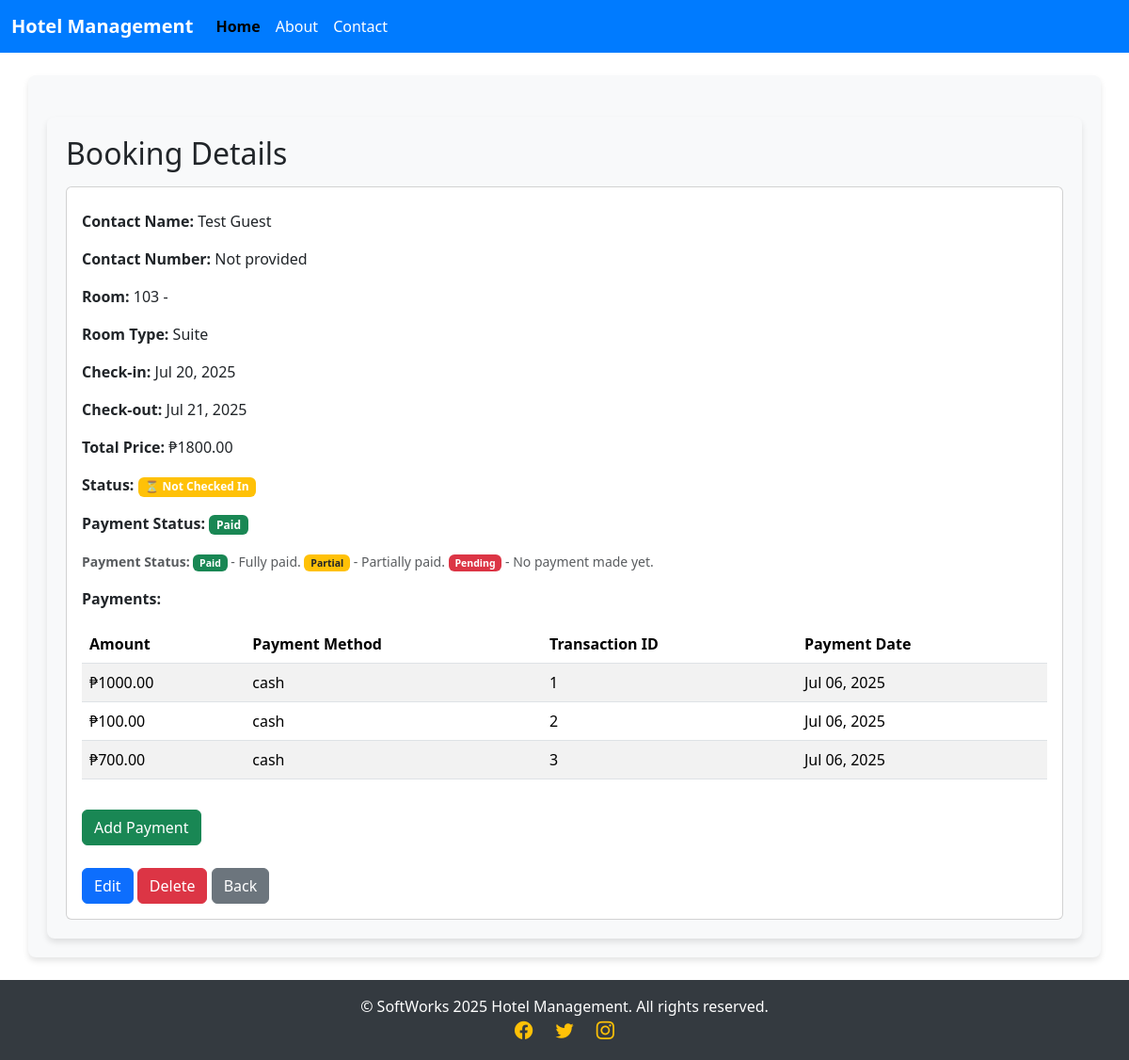
Screenshot of /bookings/18/ (signed in) with the database file from the repository.
### hotel/models.py (models this page shows, shortened)
class Booking(models.Model):
    PAYMENT_STATUSES = [
        ('pending', 'Pending'),
        ('paid', 'Paid'),
        ('failed', 'Failed'),
        ('refunded', 'Refunded'),
    ]
    guest = models.ForeignKey(Guest, on_delete=models.CASCADE, related_name='bookings')
    room = models.ForeignKey(Room, on_delete=models.CASCADE, related_name='bookings')
    check_in = models.DateField()
    check_out = models.DateField()
    total_price = models.DecimalField(max_digits=10, decimal_places=2, blank=True, null=True)  # Allow blank for auto-computation
    payment_status = models.CharField(
        max_length=10,
        choices=PAYMENT_STATUSES,
        default='pending'
    )
    created_at = models.DateTimeField(auto_now_add=True)
    is_checked_in = models.BooleanField(default=False)  # Added field for check-in status

class Guest(models.Model):
    name = models.CharField(max_length=100)
    email = models.EmailField()
    phone = models.CharField(max_length=20, blank=True, null=True)  # Allow blank for optional phone
    address = models.TextField(blank=True, null=True)  # Allow blank for optional address

class Room(models.Model):
    ROOM_TYPES = (
        ('single', 'Single'),
        ('double', 'Double'),
        ('suite', 'Suite'),
    )
    number = models.CharField(max_length=10)
    room_type = models.CharField(max_length=10, choices=ROOM_TYPES)
    capacity = models.IntegerField()
    price = models.DecimalField(max_digits=10, decimal_places=2)
    is_available = models.BooleanField(default=True)

class Payment(models.Model):
    booking = models.ForeignKey(Booking, on_delete=models.CASCADE, related_name='payments')
    amount = models.DecimalField(max_digits=10, decimal_places=2)
    payment_date = models.DateTimeField(default=timezone.now)
    payment_method = models.CharField(max_length=50)
    transaction_id = models.CharField(max_length=100, unique=True)

### hotel/views.py (the view)
# urls.py: path('bookings/<int:pk>/', views.booking_detail, name='booking_detail'),
@login_required
def booking_detail(request, pk):
    booking = get_object_or_404(Booking, pk=pk)
    return render(request, 'hotel/booking_detail.html', {'booking': booking})

### hotel/templates/hotel/booking_detail.html (shortened to what this page needs)
{% extends "hotel/base.html" %}
{% load peso_filters %}
{% block content %}
<div class="container mt-4">
    <h2>Booking Details</h2>
    <div class="card mt-3">
        <div class="card-body">
            <p class="card-text"><strong>Contact Name:</strong> {{ booking.guest.name }}</p>
            <p class="card-text"><strong>Contact Number:</strong> {{ booking.guest.phone|default:"Not provided" }}</p>
            <p class="card-text"><strong>Room:</strong> {{ booking.room.number }} - {{ booking.room.get_type_display }}</p>
            <p class="card-text"><strong>Room Type:</strong> {{ booking.room.get_room_type_display }}</p>
            <p class="card-text"><strong>Check-in:</strong> {{ booking.check_in|date:"M d, Y" }}</p>
            <p class="card-text"><strong>Check-out:</strong> {{ booking.check_out|date:"M d, Y" }}</p>
            <p class="card-text"><strong>Total Price:</strong> ₱{{ booking.total_price|floatformat:2 }}</p>
            <p class="card-text">
                <strong>Status:</strong>
                {% if booking.is_checked_in %}
                    <span class="badge bg-success">✅ Checked In</span>
                {% else %}
                    <span class="badge bg-warning">⏳ Not Checked In</span>
                {% endif %}
            </p>
            <p class="card-text">
                <strong>Payment Status:</strong>
                {% if booking.payment_status == 'paid' %}
                    <span class="badge bg-success">Paid</span>
                {% elif booking.payment_status == 'partial' %}
                    <span class="badge bg-warning text-dark">Partial</span>
                {% else %}
                    <span class="badge bg-danger">Pending</span>
                {% endif %}
            </p>
            <p class="card-text text-muted">
                <small>
                    <strong>Payment Status:</strong>
                    <span class="badge bg-success">Paid</span> - Fully paid.
                    <span class="badge bg-warning text-dark">Partial</span> - Partially paid.
                    <span class="badge bg-danger">Pending</span> - No payment made yet.
                </small>
            </p>
            <p class="card-text">
                <strong>Payments:</strong>
            </p>
            <table class="table table-striped">
                <thead>
                    <tr>
                        <th>Amount</th>
                        <th>Payment Method</th>
                        <th>Transaction ID</th>
                        <th>Payment Date</th>
                    </tr>
                </thead>
                <tbody>
                    {% for payment in booking.payments.all %}
                    <tr>
                        <td>₱{{ payment.amount|floatformat:2 }}</td>
                        <td>{{ payment.payment_method }}</td>
                        <td>{{ payment.transaction_id }}</td>
                        <td>{{ payment.payment_date|date:"M d, Y" }}</td>
                    </tr>
                    {% empty %}
                    <tr>
                        <td colspan="4" class="text-center text-muted">No payments have been made for this booking.</td>
                    </tr>
                    {% endfor %}
                </tbody>
            </table>
            <a href="{% url 'create_payment' booking.id %}" class="btn btn-success mt-3">Add Payment</a>
            <div class="mt-4">
                <a href="{% url 'booking_edit' booking.pk %}" class="btn btn-primary">Edit</a>
                <a href="{% url 'booking_delete' booking.pk %}" class="btn btn-danger"
                   onclick="return confirm('Are you sure you want to delete this booking?');">Delete</a>
                <a href="{% url 'dashboard' %}" class="btn btn-secondary">Back</a>
            </div>
        </div>
    </div>
</div>
{% endblock %}

### hotel/templates/hotel/base.html (style rules this page uses)
.container { padding: 20px; background-color: #f8f9fa; border-radius: 8px; box-shadow: 0 4px 6px rgba(0, 0, 0, 0.1); }

### rows the page displays
Booking: guest.name "Test Guest", guest.phone "Not provided", room.number "103", room.room_type "Suite", check_in "Jul 20, 2025", check_out "Jul 21, 2025", total_price "1800.00"
Payment: amount "1000.00", payment_method "cash", transaction_id "1", payment_date "Jul 06, 2025"
Payment: amount "100.00", payment_method "cash", transaction_id "2", payment_date "Jul 06, 2025"
Payment: amount "700.00", payment_method "cash", transaction_id "3", payment_date "Jul 06, 2025"
